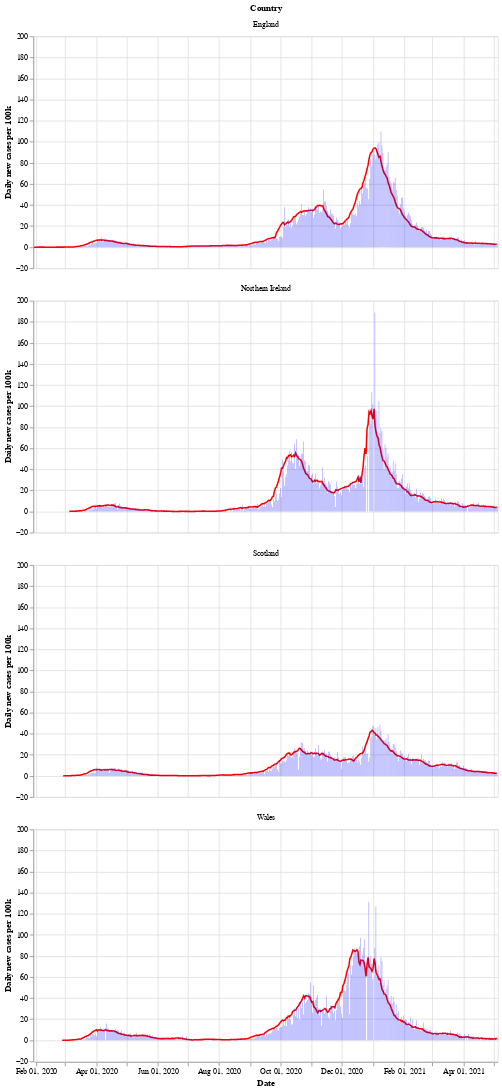

Notebook code for this chart:
### Markdown cell above
Next is a bar chart of the number of new cases in each country (per 100k population), with the 7 day moving average of cases. Again we see that Wales saw a longer period of raising and falling cases compared to the other countries.

After a period of cases falling, each nation is now seeing a rise in the number of cases - especially in Wales.

### Code cell
# collapse
bars = alt.Chart(uk_cases).mark_bar().encode(
    x=alt.X("yearmonthdate(date):T", axis=alt.Axis(title='Date')),
    y=alt.Y("newCasesRate:Q", axis=alt.Axis(title='Daily new cases per 100k')),
    tooltip='newCasesRate',
    color=alt.condition(
        alt.datum.dailyChange > 0,
        alt.value("orange"),  # The positive color
        alt.value("blue")  # The negative color
    )
).properties(title='New cases per 100k population with rolling 7 day average', width=600).interactive()
line = alt.Chart(uk_cases).mark_line(
    color='red',
    size=2,
).transform_window(
    rolling_mean='mean(newCasesRate)',
    frame=[0, 7],
    groupby=['areaName']
).encode(
    x='yearmonthdate(date):T',
    y='rolling_mean:Q'
)
alt.layer(line, bars, data=uk_cases).facet(alt.Row('areaName', title='Country'), columns=1)

### Figure 1 — Vega-Lite specification as saved in the notebook (floating-point values rounded to 4 significant figures; data arrays with more than 128 entries replaced by an {"elided": "..."} marker saying what was removed)
{"config": {"view": {"continuousWidth": 400, "continuousHeight": 300}}, "data": {"name": "data-2781e2aba42497fdc77f845f584e04f3"}, "facet": {"type": "nominal", "field": "areaName", "title": "Country"}, "spec": {"layer": [{"mark": {"type": "line", "color": "red", "size": 2}, "encoding": {"x": {"type": "temporal", "field": "date", "timeUnit": "yearmonthdate"}, "y": {"type": "quantitative", "field": "rolling_mean"}}, "transform": [{"window": [{"op": "mean", "field": "newCasesRate", "as": "rolling_mean"}], "frame": [0, 7], "groupby": ["areaName"]}]}, {"mark": "bar", "encoding": {"color": {"condition": {"value": "orange", "test": "(datum.dailyChange > 0)"}, "value": "blue"}, "tooltip": {"type": "quantitative", "field": "newCasesRate"}, "x": {"type": "temporal", "axis": {"title": "Date"}, "field": "date", "timeUnit": "yearmonthdate"}, "y": {"type": "quantitative", "axis": {"title": "Daily new cases per 100k"}, "field": "newCasesRate"}}, "selection": {"selector002": {"type": "interval", "bind": "scales", "encodings": ["x", "y"]}}, "title": "New cases per 100k population with rolling 7 day average", "width": 600}]}, "columns": 1, "$schema": "https://vega.github.io/schema/vega-lite/v4.8.1.json", "datasets": {"data-2781e2aba42497fdc77f845f584e04f3": {"elided": "1752 records"}}}
